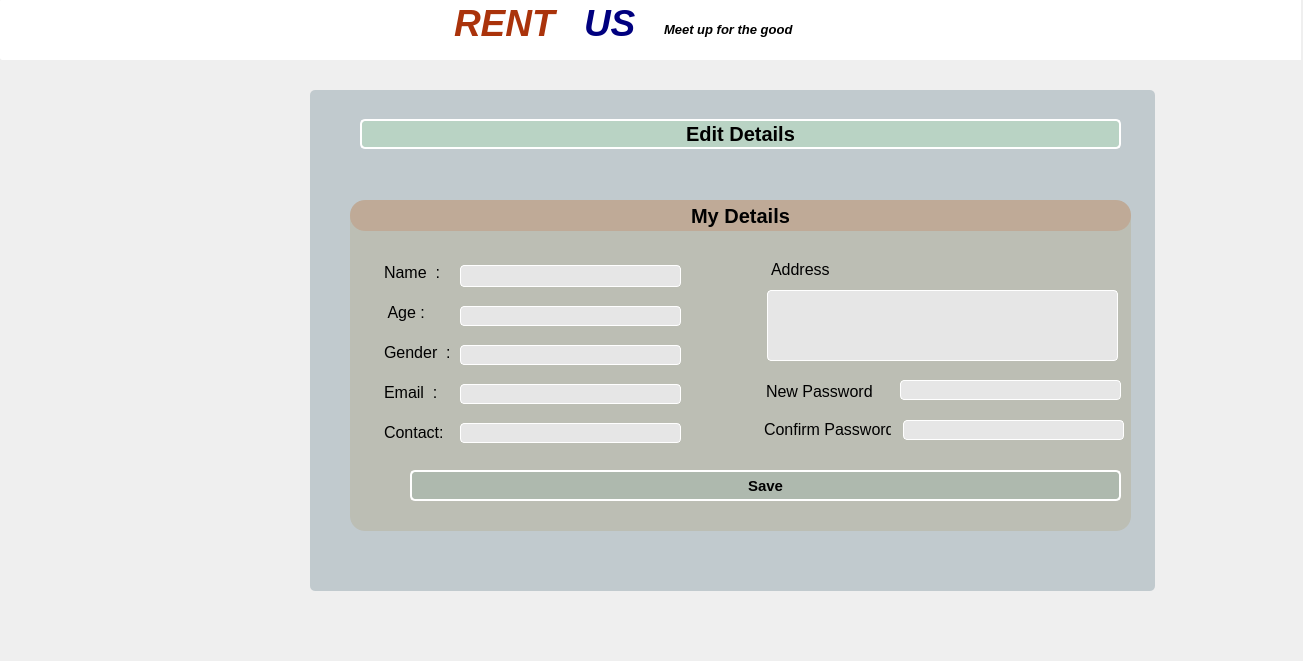
<?xml version="1.0" encoding="UTF-8"?>
<ui version="4.0">
 <class>edit_profile</class>
 <widget class="QWidget" name="edit_profile">
  <property name="geometry">
   <rect>
    <x>0</x>
    <y>0</y>
    <width>1303</width>
    <height>661</height>
   </rect>
  </property>
  <property name="windowTitle">
   <string>Form</string>
  </property>
  <property name="styleSheet">
   <string notr="true">#Homepage
{

background-color: rgb(222,220,220)
}

QTextEdit, QPlainTextEdit
{
	border : 1px solid white;
	border-radius: 2px;
}
QPushButton
{
	padding: 2px;
	color: black;
	background: rgb(255,255,255);
	border: 2px solid white;
	border-radius: 2px;
	text-align : left;
}
#pushButton_3, #pushButton_4

{
	color: black;
	background: rgb(255,255,255);
	border: 2px solid white;
	border-radius: 2px;
	text-align : center;
}


QLineEdit
{
border:1px solid white;
background: rgb(230,230,230);
border-radius: 4px;

}</string>
  </property>
  <widget class="QStackedWidget" name="stackedWidget">
   <property name="geometry">
    <rect>
     <x>0</x>
     <y>0</y>
     <width>1301</width>
     <height>661</height>
    </rect>
   </property>
   <property name="styleSheet">
    <string notr="true"/>
   </property>
   <widget class="QWidget" name="aboutme_2">
    <widget class="QTextEdit" name="textEdit_9">
     <property name="geometry">
      <rect>
       <x>659</x>
       <y>17</y>
       <width>171</width>
       <height>41</height>
      </rect>
     </property>
     <property name="font">
      <font>
       <kerning>false</kerning>
      </font>
     </property>
     <property name="mouseTracking">
      <bool>false</bool>
     </property>
     <property name="acceptDrops">
      <bool>false</bool>
     </property>
     <property name="whatsThis">
      <string notr="true"/>
     </property>
     <property name="accessibleName">
      <string notr="true"/>
     </property>
     <property name="accessibleDescription">
      <string notr="true"/>
     </property>
     <property name="undoRedoEnabled">
      <bool>false</bool>
     </property>
     <property name="readOnly">
      <bool>true</bool>
     </property>
     <property name="html">
      <string>&lt;!DOCTYPE HTML PUBLIC &quot;-//W3C//DTD HTML 4.0//EN&quot; &quot;http://www.w3.org/TR/REC-html40/strict.dtd&quot;&gt;
&lt;html&gt;&lt;head&gt;&lt;meta name=&quot;qrichtext&quot; content=&quot;1&quot; /&gt;&lt;meta charset=&quot;utf-8&quot; /&gt;&lt;style type=&quot;text/css&quot;&gt;
p, li { white-space: pre-wrap; }
hr { height: 1px; border-width: 0; }
&lt;/style&gt;&lt;/head&gt;&lt;body style=&quot; font-family:'Segoe UI'; font-size:9pt; font-weight:400; font-style:normal;&quot;&gt;
&lt;p style=&quot; margin-top:0px; margin-bottom:0px; margin-left:0px; margin-right:0px; -qt-block-indent:0; text-indent:0px;&quot;&gt;&lt;span style=&quot; font-size:10pt; font-weight:700; font-style:italic;&quot;&gt;Meet up for the good&lt;/span&gt;&lt;/p&gt;&lt;/body&gt;&lt;/html&gt;</string>
     </property>
    </widget>
    <widget class="QTextEdit" name="textEdit_10">
     <property name="geometry">
      <rect>
       <x>579</x>
       <y>-3</y>
       <width>81</width>
       <height>61</height>
      </rect>
     </property>
     <property name="font">
      <font>
       <kerning>false</kerning>
      </font>
     </property>
     <property name="acceptDrops">
      <bool>false</bool>
     </property>
     <property name="styleSheet">
      <string notr="true">#textEdit_2
{
	border-color: white;
	bordrer: none;
}</string>
     </property>
     <property name="undoRedoEnabled">
      <bool>false</bool>
     </property>
     <property name="readOnly">
      <bool>true</bool>
     </property>
     <property name="html">
      <string>&lt;!DOCTYPE HTML PUBLIC &quot;-//W3C//DTD HTML 4.0//EN&quot; &quot;http://www.w3.org/TR/REC-html40/strict.dtd&quot;&gt;
&lt;html&gt;&lt;head&gt;&lt;meta name=&quot;qrichtext&quot; content=&quot;1&quot; /&gt;&lt;meta charset=&quot;utf-8&quot; /&gt;&lt;style type=&quot;text/css&quot;&gt;
p, li { white-space: pre-wrap; }
hr { height: 1px; border-width: 0; }
&lt;/style&gt;&lt;/head&gt;&lt;body style=&quot; font-family:'Segoe UI'; font-size:9pt; font-weight:400; font-style:normal;&quot;&gt;
&lt;p style=&quot; margin-top:0px; margin-bottom:0px; margin-left:0px; margin-right:0px; -qt-block-indent:0; text-indent:0px;&quot;&gt;&lt;span style=&quot; font-size:28pt; font-weight:700; font-style:italic; color:#00007f;&quot;&gt;US&lt;/span&gt;&lt;/p&gt;&lt;/body&gt;&lt;/html&gt;</string>
     </property>
    </widget>
    <widget class="QTextEdit" name="textEdit_11">
     <property name="geometry">
      <rect>
       <x>449</x>
       <y>-3</y>
       <width>121</width>
       <height>61</height>
      </rect>
     </property>
     <property name="font">
      <font>
       <kerning>false</kerning>
      </font>
     </property>
     <property name="acceptDrops">
      <bool>false</bool>
     </property>
     <property name="undoRedoEnabled">
      <bool>false</bool>
     </property>
     <property name="readOnly">
      <bool>true</bool>
     </property>
     <property name="html">
      <string>&lt;!DOCTYPE HTML PUBLIC &quot;-//W3C//DTD HTML 4.0//EN&quot; &quot;http://www.w3.org/TR/REC-html40/strict.dtd&quot;&gt;
&lt;html&gt;&lt;head&gt;&lt;meta name=&quot;qrichtext&quot; content=&quot;1&quot; /&gt;&lt;meta charset=&quot;utf-8&quot; /&gt;&lt;style type=&quot;text/css&quot;&gt;
p, li { white-space: pre-wrap; }
hr { height: 1px; border-width: 0; }
&lt;/style&gt;&lt;/head&gt;&lt;body style=&quot; font-family:'Segoe UI'; font-size:9pt; font-weight:400; font-style:normal;&quot;&gt;
&lt;p style=&quot; margin-top:0px; margin-bottom:0px; margin-left:0px; margin-right:0px; -qt-block-indent:0; text-indent:0px;&quot;&gt;&lt;span style=&quot; font-size:28pt; font-weight:700; font-style:italic; color:#aa330b;&quot;&gt;RENT&lt;/span&gt;&lt;/p&gt;&lt;/body&gt;&lt;/html&gt;</string>
     </property>
    </widget>
    <widget class="QPlainTextEdit" name="plainTextEdit_3">
     <property name="geometry">
      <rect>
       <x>0</x>
       <y>-1</y>
       <width>1311</width>
       <height>61</height>
      </rect>
     </property>
     <property name="styleSheet">
      <string notr="true">#plaintextEdit
{
	border: 2px solid brown;
}</string>
     </property>
    </widget>
    <widget class="QTextEdit" name="textEdit_12">
     <property name="geometry">
      <rect>
       <x>1172</x>
       <y>7</y>
       <width>104</width>
       <height>51</height>
      </rect>
     </property>
     <property name="acceptDrops">
      <bool>false</bool>
     </property>
     <property name="styleSheet">
      <string notr="true">#textEdit_4
{
	border-image: url(:/image/images/user.png);
}</string>
     </property>
     <property name="undoRedoEnabled">
      <bool>false</bool>
     </property>
     <property name="readOnly">
      <bool>true</bool>
     </property>
    </widget>
    <widget class="QLabel" name="label_15">
     <property name="geometry">
      <rect>
       <x>380</x>
       <y>380</y>
       <width>81</width>
       <height>31</height>
      </rect>
     </property>
     <property name="font">
      <font>
       <pointsize>12</pointsize>
      </font>
     </property>
     <property name="styleSheet">
      <string notr="true">border:none;
background-color: rgba(0,0,0,0);
padding-bottom:7px;</string>
     </property>
     <property name="text">
      <string>Email  :</string>
     </property>
    </widget>
    <widget class="QLabel" name="label_16">
     <property name="geometry">
      <rect>
       <x>380</x>
       <y>420</y>
       <width>81</width>
       <height>31</height>
      </rect>
     </property>
     <property name="font">
      <font>
       <pointsize>12</pointsize>
      </font>
     </property>
     <property name="styleSheet">
      <string notr="true">border:none;
background-color: rgba(0,0,0,0);
padding-bottom:7px;</string>
     </property>
     <property name="text">
      <string>Contact:</string>
     </property>
    </widget>
    <widget class="QLabel" name="label_3">
     <property name="enabled">
      <bool>false</bool>
     </property>
     <property name="geometry">
      <rect>
       <x>310</x>
       <y>90</y>
       <width>845</width>
       <height>501</height>
      </rect>
     </property>
     <property name="styleSheet">
      <string notr="true">background: rgba(123,145,156,100);
border-radius:5px;</string>
     </property>
     <property name="text">
      <string/>
     </property>
     <property name="textInteractionFlags">
      <set>Qt::NoTextInteraction</set>
     </property>
    </widget>
    <widget class="QLabel" name="label_12">
     <property name="geometry">
      <rect>
       <x>380</x>
       <y>300</y>
       <width>81</width>
       <height>31</height>
      </rect>
     </property>
     <property name="font">
      <font>
       <pointsize>12</pointsize>
      </font>
     </property>
     <property name="styleSheet">
      <string notr="true">border:none;
background-color: rgba(0,0,0,0);
padding-bottom:7px;</string>
     </property>
     <property name="text">
      <string> Age : </string>
     </property>
    </widget>
    <widget class="QPushButton" name="pushButton_7">
     <property name="geometry">
      <rect>
       <x>350</x>
       <y>200</y>
       <width>781</width>
       <height>31</height>
      </rect>
     </property>
     <property name="font">
      <font>
       <pointsize>15</pointsize>
       <italic>false</italic>
       <bold>true</bold>
       <stylestrategy>PreferDefault</stylestrategy>
       <kerning>false</kerning>
      </font>
     </property>
     <property name="mouseTracking">
      <bool>true</bool>
     </property>
     <property name="styleSheet">
      <string notr="true">#pushButton_7
{
	color: black;
	background: rgba(200,105,55, 60);
	border: 0px solid white ;
	border-radius: 15px;
	text-align: center;
}
</string>
     </property>
     <property name="text">
      <string>My Details</string>
     </property>
     <property name="icon">
      <iconset theme="accessories-text-editor">
       <normaloff>.</normaloff>.</iconset>
     </property>
     <property name="autoDefault">
      <bool>false</bool>
     </property>
     <property name="default">
      <bool>false</bool>
     </property>
     <property name="flat">
      <bool>false</bool>
     </property>
    </widget>
    <widget class="QLabel" name="label_13">
     <property name="geometry">
      <rect>
       <x>380</x>
       <y>340</y>
       <width>81</width>
       <height>31</height>
      </rect>
     </property>
     <property name="font">
      <font>
       <pointsize>12</pointsize>
      </font>
     </property>
     <property name="styleSheet">
      <string notr="true">border:none;
background-color: rgba(0,0,0,0);
padding-bottom:7px;</string>
     </property>
     <property name="text">
      <string>Gender  : </string>
     </property>
    </widget>
    <widget class="QLabel" name="label_14">
     <property name="geometry">
      <rect>
       <x>767</x>
       <y>257</y>
       <width>311</width>
       <height>31</height>
      </rect>
     </property>
     <property name="font">
      <font>
       <pointsize>12</pointsize>
      </font>
     </property>
     <property name="styleSheet">
      <string notr="true">border:none;
background-color: rgba(0,0,0,0);
padding-bottom:7px;</string>
     </property>
     <property name="text">
      <string>Address</string>
     </property>
    </widget>
    <widget class="QLabel" name="label_11">
     <property name="geometry">
      <rect>
       <x>380</x>
       <y>260</y>
       <width>81</width>
       <height>31</height>
      </rect>
     </property>
     <property name="font">
      <font>
       <pointsize>12</pointsize>
      </font>
     </property>
     <property name="styleSheet">
      <string notr="true">border:none;
background-color: rgba(0,0,0,0);
padding-bottom:7px;</string>
     </property>
     <property name="text">
      <string>Name  : </string>
     </property>
    </widget>
    <widget class="QLineEdit" name="username">
     <property name="enabled">
      <bool>true</bool>
     </property>
     <property name="geometry">
      <rect>
       <x>460</x>
       <y>265</y>
       <width>221</width>
       <height>22</height>
      </rect>
     </property>
     <property name="minimumSize">
      <size>
       <width>0</width>
       <height>22</height>
      </size>
     </property>
     <property name="readOnly">
      <bool>false</bool>
     </property>
    </widget>
    <widget class="QLineEdit" name="age">
     <property name="enabled">
      <bool>true</bool>
     </property>
     <property name="geometry">
      <rect>
       <x>460</x>
       <y>306</y>
       <width>221</width>
       <height>20</height>
      </rect>
     </property>
     <property name="readOnly">
      <bool>false</bool>
     </property>
    </widget>
    <widget class="QLineEdit" name="gender">
     <property name="enabled">
      <bool>true</bool>
     </property>
     <property name="geometry">
      <rect>
       <x>460</x>
       <y>345</y>
       <width>221</width>
       <height>20</height>
      </rect>
     </property>
     <property name="readOnly">
      <bool>false</bool>
     </property>
    </widget>
    <widget class="QLineEdit" name="email">
     <property name="enabled">
      <bool>true</bool>
     </property>
     <property name="geometry">
      <rect>
       <x>460</x>
       <y>384</y>
       <width>221</width>
       <height>20</height>
      </rect>
     </property>
     <property name="readOnly">
      <bool>false</bool>
     </property>
    </widget>
    <widget class="QLineEdit" name="address">
     <property name="enabled">
      <bool>true</bool>
     </property>
     <property name="geometry">
      <rect>
       <x>767</x>
       <y>290</y>
       <width>351</width>
       <height>71</height>
      </rect>
     </property>
     <property name="styleSheet">
      <string notr="true">border:1px solid white;
background: rgb(230,230,230);
padding-bottom:7px;
</string>
     </property>
     <property name="readOnly">
      <bool>false</bool>
     </property>
    </widget>
    <widget class="QLabel" name="label">
     <property name="enabled">
      <bool>false</bool>
     </property>
     <property name="geometry">
      <rect>
       <x>350</x>
       <y>200</y>
       <width>781</width>
       <height>331</height>
      </rect>
     </property>
     <property name="styleSheet">
      <string notr="true">background: rgba(200,150,55, 60);
	border: 0px solid white ;
	border-radius: 15px;
	text-align: center;

</string>
     </property>
     <property name="text">
      <string/>
     </property>
    </widget>
    <widget class="QSplitter" name="splitter">
     <property name="enabled">
      <bool>false</bool>
     </property>
     <property name="geometry">
      <rect>
       <x>458</x>
       <y>375</y>
       <width>16</width>
       <height>16</height>
      </rect>
     </property>
     <property name="orientation">
      <enum>Qt::Vertical</enum>
     </property>
    </widget>
    <widget class="QLineEdit" name="contact">
     <property name="enabled">
      <bool>true</bool>
     </property>
     <property name="geometry">
      <rect>
       <x>460</x>
       <y>423</y>
       <width>221</width>
       <height>20</height>
      </rect>
     </property>
     <property name="styleSheet">
      <string notr="true"/>
     </property>
     <property name="readOnly">
      <bool>false</bool>
     </property>
    </widget>
    <widget class="QPushButton" name="pushButton_2">
     <property name="enabled">
      <bool>false</bool>
     </property>
     <property name="geometry">
      <rect>
       <x>360</x>
       <y>119</y>
       <width>761</width>
       <height>30</height>
      </rect>
     </property>
     <property name="font">
      <font>
       <pointsize>15</pointsize>
       <italic>false</italic>
       <bold>true</bold>
       <stylestrategy>PreferDefault</stylestrategy>
       <kerning>false</kerning>
      </font>
     </property>
     <property name="styleSheet">
      <string notr="true">
#pushButton_2
{
border-radius: 5px;
border: 2px solid white;
background-color: rgba(150, 255, 147, 45);
text-align: center;

}

</string>
     </property>
     <property name="text">
      <string>Edit Details</string>
     </property>
     <property name="icon">
      <iconset resource="src.qrc">
       <normaloff>:/image/images/user.png</normaloff>:/image/images/user.png</iconset>
     </property>
    </widget>
    <widget class="QLabel" name="label_17">
     <property name="enabled">
      <bool>true</bool>
     </property>
     <property name="geometry">
      <rect>
       <x>762</x>
       <y>379</y>
       <width>121</width>
       <height>31</height>
      </rect>
     </property>
     <property name="font">
      <font>
       <pointsize>12</pointsize>
      </font>
     </property>
     <property name="styleSheet">
      <string notr="true">border:none;
background-color: rgba(0,0,0,0);
padding-bottom:7px;</string>
     </property>
     <property name="text">
      <string>New Password</string>
     </property>
    </widget>
    <widget class="QPushButton" name="pushButton_6">
     <property name="geometry">
      <rect>
       <x>410</x>
       <y>470</y>
       <width>711</width>
       <height>31</height>
      </rect>
     </property>
     <property name="font">
      <font>
       <pointsize>11</pointsize>
       <bold>true</bold>
      </font>
     </property>
     <property name="styleSheet">
      <string notr="true">#pushButton_6
{
border-radius: 5px;
border: 2px solid white;
background-color: rgba(109, 166, 147, 45);
text-align: center;

}

#pushButton_5:hover
{
background-color: rgba(209, 66, 47, 50);
color: rgb(255,255,255);
}</string>
     </property>
     <property name="text">
      <string>Save</string>
     </property>
    </widget>
    <widget class="QLineEdit" name="contact_2">
     <property name="enabled">
      <bool>true</bool>
     </property>
     <property name="geometry">
      <rect>
       <x>900</x>
       <y>380</y>
       <width>221</width>
       <height>20</height>
      </rect>
     </property>
     <property name="styleSheet">
      <string notr="true"/>
     </property>
     <property name="readOnly">
      <bool>false</bool>
     </property>
    </widget>
    <widget class="QLineEdit" name="contact_3">
     <property name="enabled">
      <bool>true</bool>
     </property>
     <property name="geometry">
      <rect>
       <x>903</x>
       <y>420</y>
       <width>221</width>
       <height>20</height>
      </rect>
     </property>
     <property name="styleSheet">
      <string notr="true"/>
     </property>
     <property name="readOnly">
      <bool>false</bool>
     </property>
    </widget>
    <widget class="QLabel" name="label_18">
     <property name="enabled">
      <bool>true</bool>
     </property>
     <property name="geometry">
      <rect>
       <x>760</x>
       <y>417</y>
       <width>131</width>
       <height>31</height>
      </rect>
     </property>
     <property name="font">
      <font>
       <pointsize>12</pointsize>
      </font>
     </property>
     <property name="styleSheet">
      <string notr="true">border:none;
background-color: rgba(0,0,0,0);
padding-bottom:7px;</string>
     </property>
     <property name="text">
      <string>Confirm Password</string>
     </property>
    </widget>
    <zorder>label</zorder>
    <zorder>label_3</zorder>
    <zorder>pushButton_7</zorder>
    <zorder>pushButton_2</zorder>
    <zorder>splitter</zorder>
    <zorder>plainTextEdit_3</zorder>
    <zorder>textEdit_9</zorder>
    <zorder>textEdit_10</zorder>
    <zorder>textEdit_11</zorder>
    <zorder>textEdit_12</zorder>
    <zorder>label_15</zorder>
    <zorder>label_16</zorder>
    <zorder>label_12</zorder>
    <zorder>label_13</zorder>
    <zorder>label_14</zorder>
    <zorder>label_11</zorder>
    <zorder>username</zorder>
    <zorder>age</zorder>
    <zorder>gender</zorder>
    <zorder>email</zorder>
    <zorder>address</zorder>
    <zorder>contact</zorder>
    <zorder>label_17</zorder>
    <zorder>pushButton_6</zorder>
    <zorder>contact_2</zorder>
    <zorder>contact_3</zorder>
    <zorder>label_18</zorder>
   </widget>
  </widget>
 </widget>
 <resources>
  <include location="src.qrc"/>
 </resources>
 <connections/>
</ui>
